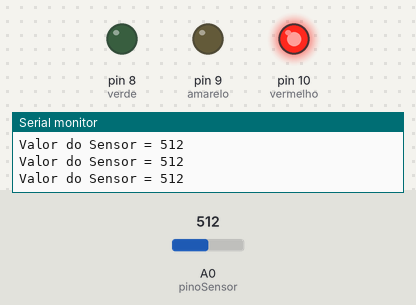
Recording of a sketch running on a simulated Arduino Uno, built with avr-gcc and run on an emulated ATmega328P. Parts: output pins drawn as LEDs (lit = HIGH), the last lines printed to the serial monitor. The inputs (shaded band) are chosen by the test bench; at power-on: A0 (pinoSensor) = 512.

Above: at 1.2 s.
1.3 s: A0 (pinoSensor) set to 1023
At 2.5 s:
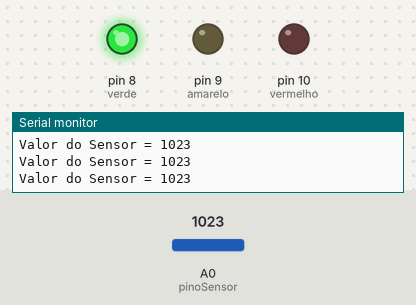
2.8 s: A0 (pinoSensor) set to 900
At 3.5 s:
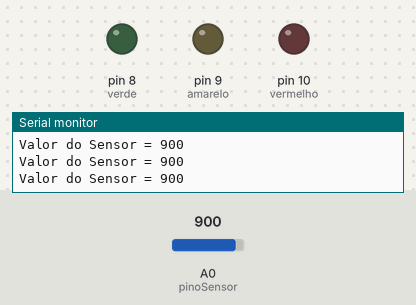
4.3 s: A0 (pinoSensor) set to 820
At 5.2 s:
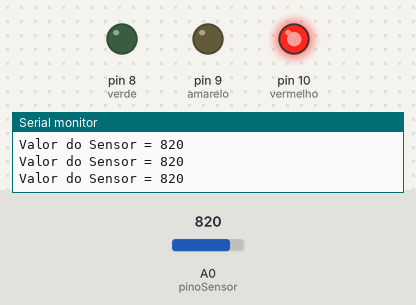
7.3 s: A0 (pinoSensor) set to 840
At 8.0 s:
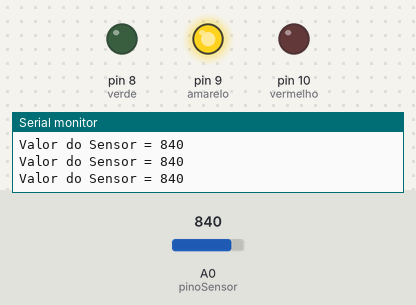
8.8 s: A0 (pinoSensor) set to 910
At 9.4 s:
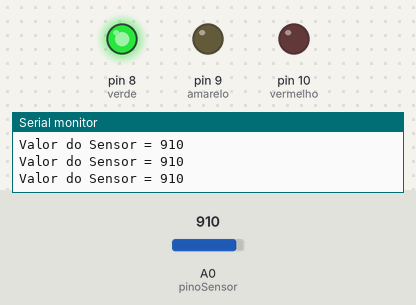
Timing chart, 0 to 11.8 s (numbered marks = the images above; inputs shaded):
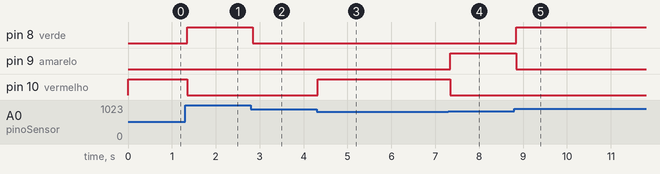

The sketch:

Sensores_Semaforo.ino
```cpp
const int pinoSensor = A0;
int vermelho = 10;
int amarelo = 9;
int verde = 8;
int valorSensor = 0;

void setup() {
  pinMode(vermelho, OUTPUT);
  pinMode(amarelo, OUTPUT);
  pinMode(verde, OUTPUT);
  Serial.begin(9600);
}

void loop() {
  valorSensor = analogRead(pinoSensor);
  Serial.print("Valor do Sensor = ");
  Serial.println(valorSensor);
  if (valorSensor < 830){
    digitalWrite(vermelho, HIGH);
  }
  else{
    digitalWrite(vermelho, LOW);
  }
  if (valorSensor > 830 && valorSensor < 900){
    digitalWrite(amarelo, HIGH);
  }
  else{
    digitalWrite(amarelo, LOW);
  }
  if (valorSensor > 900){
    digitalWrite(verde, HIGH);
  }
  else{
    digitalWrite(verde, LOW);
  }
}
```

Measured:
- after the input at 1.3 s, pin 8 (verde): LOW → HIGH after 0.05 s; pin 10 (vermelho): HIGH → LOW after 0.05 s
- after the input at 2.8 s, pin 8 (verde): HIGH → LOW at once
- after the input at 4.3 s, pin 10 (vermelho): LOW → HIGH at once
- after the input at 7.3 s, pin 9 (amarelo): LOW → HIGH at once; pin 10 (vermelho): HIGH → LOW at once
- after the input at 8.8 s, pin 8 (verde): LOW → HIGH after 0.05 s; pin 9 (amarelo): HIGH → LOW after 0.05 s
